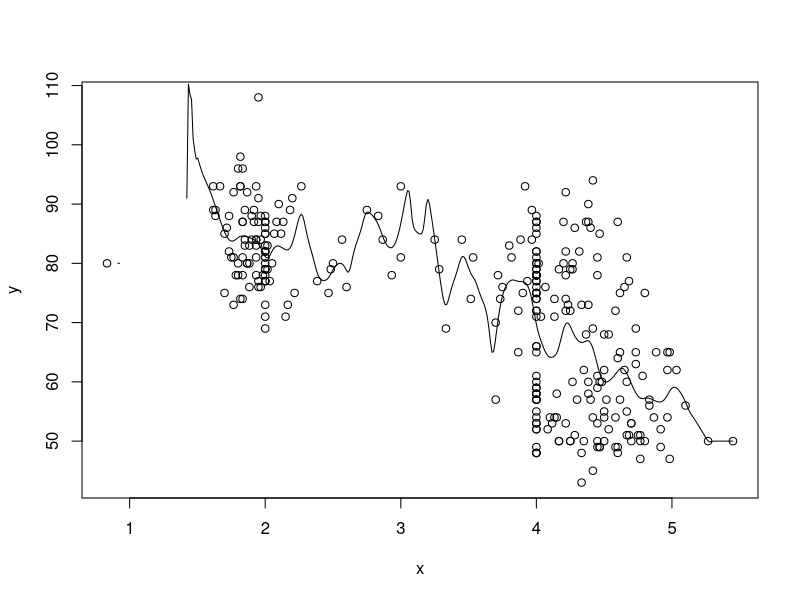
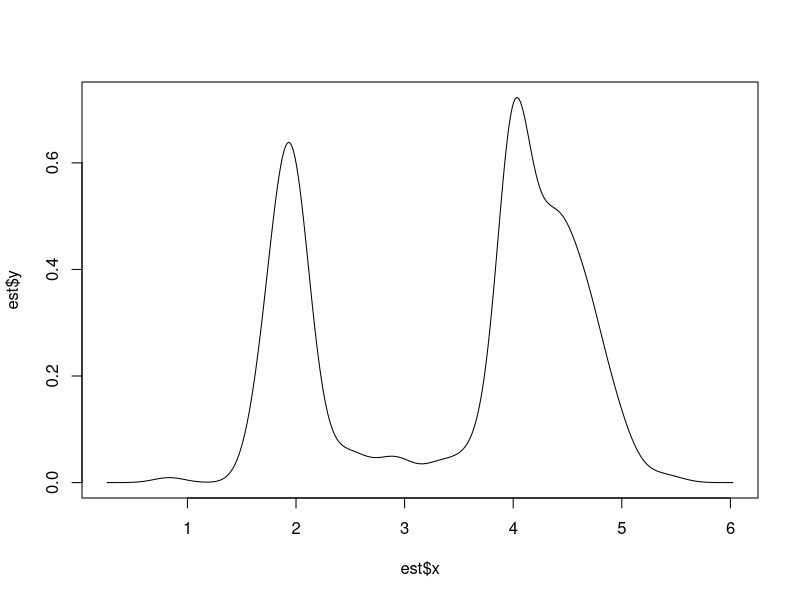
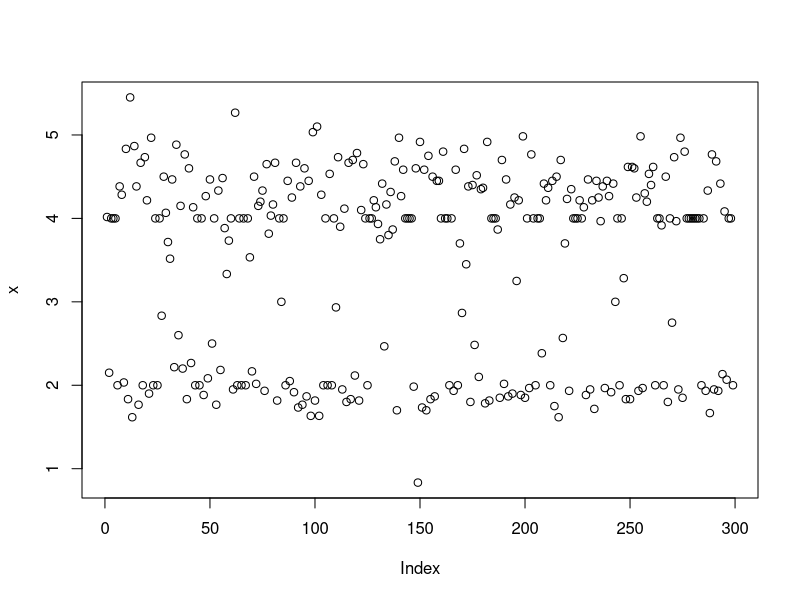
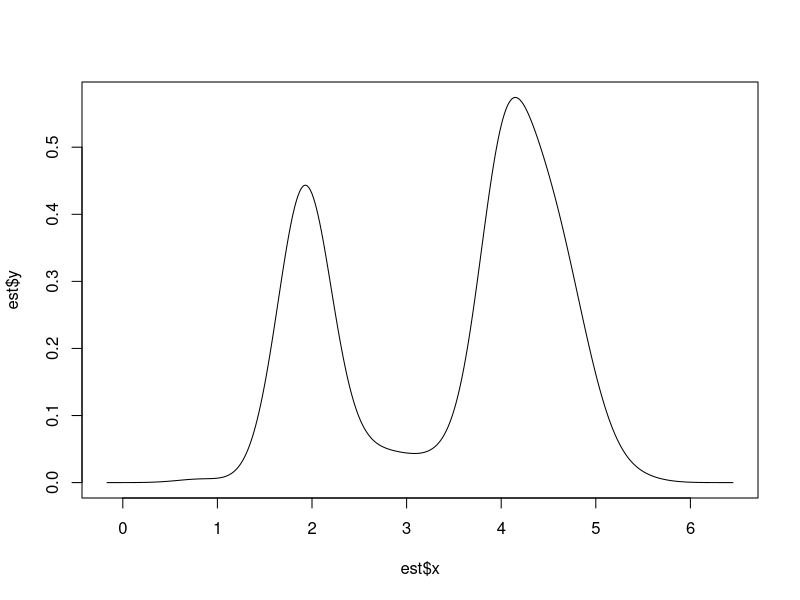
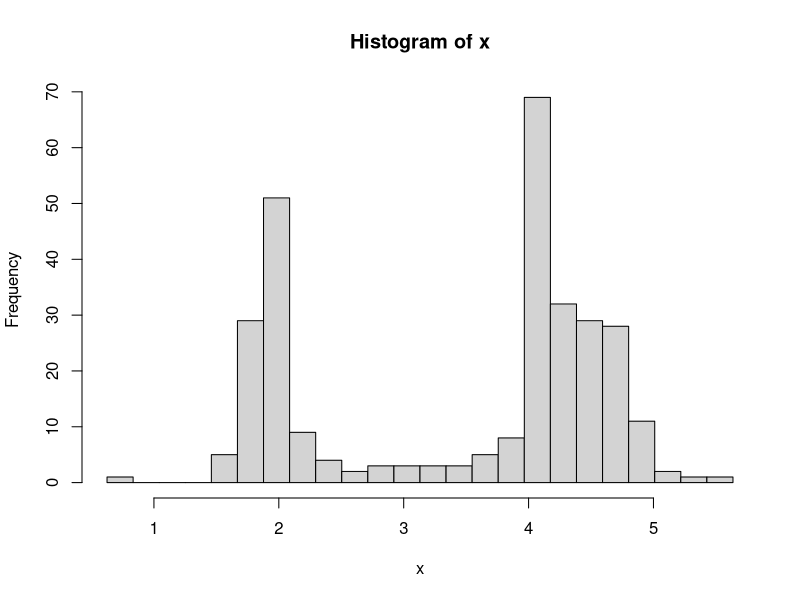

Generate these figures, in order, with R:
library("KernSmooth")
data(geyser, package = "MASS")
x <- geyser$duration
x
y <- geyser$waiting
y
head (y)
head (x)
plot(x, y)
h <- dpill(x, y)
h
h = 0.05
fit <- locpoly(x, y, bandwidth = h)
fit
lines(fit)

######################

data(geyser, package="MASS")
x <- geyser$duration
x
h <- dpik(x)
h
est <- bkde(x, bandwidth=h)
plot(est,type="l")



######################
data(geyser, package="MASS")
x <- geyser$duration
x
plot(x)
est <- bkde(x, bandwidth=0.25)
est
plot(est, type="l")

######################

data(geyser, package="MASS")
x <- geyser$duration
x
est <- bkfe(x, drv=4, bandwidth=0.3)
est
######################


data(geyser, package="MASS")
x <- geyser$duration
h <- dpih(x)
h
bins <- seq(min(x)-h, max(x)+h, by=h)
bins
hist(x, breaks=bins)

?geyser
